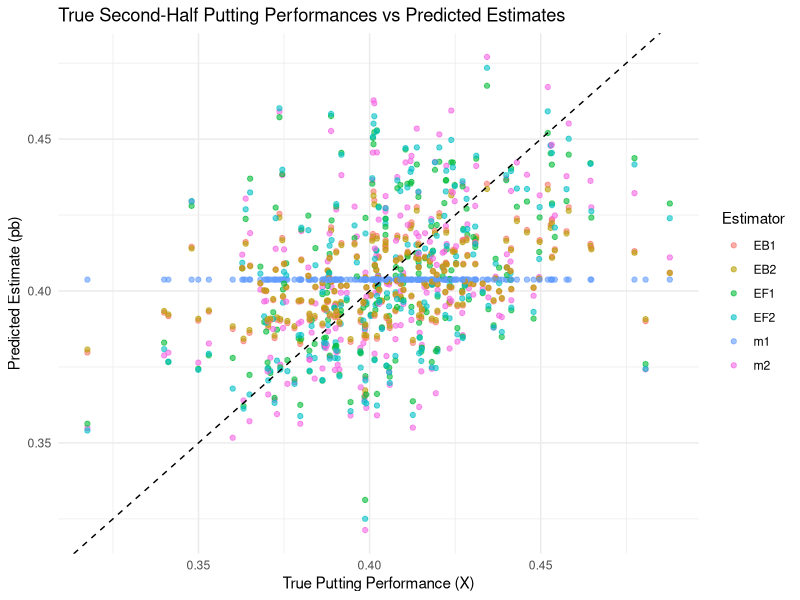

This chart was generated by the following R code:
## ---- chunk 1
#############
### SETUP ###
#############

# install.packages(c("ggplot2", "tidyverse"))
library(ggplot2)
library(tidyverse)

# set seed
set.seed(13)

####################
### GOLF PUTTING ###
####################

# load training data (first half of season)
putts_train = read_csv("../data/13_putts-train.csv")
# preview data
head(putts_train)

# load test data (second half of season)
putts_test = read_csv("../data/13_putts-test.csv")
# preview data
head(putts_test)
## ---- chunk 2
#13.1 and 13.2 model
data = putts_train %>%
 mutate(
   m1 = mean(X),
   m2 = X
 )

#EF1
data = data %>%
 mutate(
   EF1 = {
     C = mean(X)*(1 - mean(X))
     sig = sqrt(C/N)
     xi_ = X/sig
     x_bar = mean(xi_)
     s2x_ = sum((xi_ - x_bar)^2)
     theta = x_bar + (1 - (n() - 1)/s2x_) * (xi_ - x_bar)
     
     theta * sig
   }
 )

#EF2
data = data %>%
  mutate(
    EF2 = {
      H = X * N
      num = H + 3/8
      denom = N + 3/4
      X2 = asin(sqrt(num / denom))        
      nu = 1 / (2 * sqrt(N))            
      X3 = X2 / nu                      

      x_bar = mean(X3)
      s2x_ = sum((X3 - x_bar)^2)
      theta = x_bar + (1 - (n() - 1)/s2x_) * (X3 - x_bar)

      sin(nu * theta)^2                   
    }
  )

#EB1
data = data %>%
  mutate(
    EB1 = {
      C = mean(X) * (1 - mean(X))
      u = m1
      tau2 = var(X)- (C/mean(N))
      
      u + (tau2)*(X-u)/(tau2 + C/N)
    }
  )

#EB2
data <- data %>%
  mutate(
    EB2 = {
      H = X * N
      X2 = asin(sqrt((H + 3/8) / (N + 3/4)))   
      nu2 = 1 / (4 * N)                        

      mu = mean(X2)
      tau2 = var(X2) - mean(nu2)

      shrink = tau2 / (tau2 + nu2)
      theta = mu + shrink * (X2 - mu)

      sin(theta)^2                            
    }
  )


## ---- chunk 3
mse_values = data.frame(
  model = c("m1", "m2", "EF1", "EF2", "EB1", "EB2"),
  mse = c(
    mean((putts_test$X - data$m1)^2),
    mean((putts_test$X - data$m2)^2),
    mean((putts_test$X - data$EF1)^2),
    mean((putts_test$X - data$EF2)^2),
    mean((putts_test$X - data$EB1)^2),
    mean((putts_test$X - data$EB2)^2)
  )
)

mse_values = mse_values %>%
  arrange(mse)
head(mse_values)



## ---- chunk 4

# give X from putt_test in a data frame with the other columns from data
preds = putts_test %>%
  mutate(
    m1 = data$m1,
    m2 = data$m2,
    EF1 = data$EF1,
    EF2 = data$EF2,
    EB1 = data$EB1,
    EB2 = data$EB2
  )
plot_data <- preds %>%
  select(X, m1, m2, EF1, EF2, EB1, EB2) %>%
  pivot_longer(
    cols = -X,
    names_to = "Estimator",
    values_to = "Predicted"
  ) %>%
  rename(True = X)

# Plot
ggplot(plot_data, aes(x = True, y = Predicted, color = Estimator)) +
  geom_point(alpha = 0.6) +
  geom_abline(intercept = 0, slope = 1, linetype = "dashed", color = "black") +
  labs(
    title = "True Second-Half Putting Performances vs Predicted Estimates",
    x = "True Putting Performance (X)",
    y = "Predicted Estimate (pb)",
    color = "Estimator"
  ) +
  theme_minimal()


